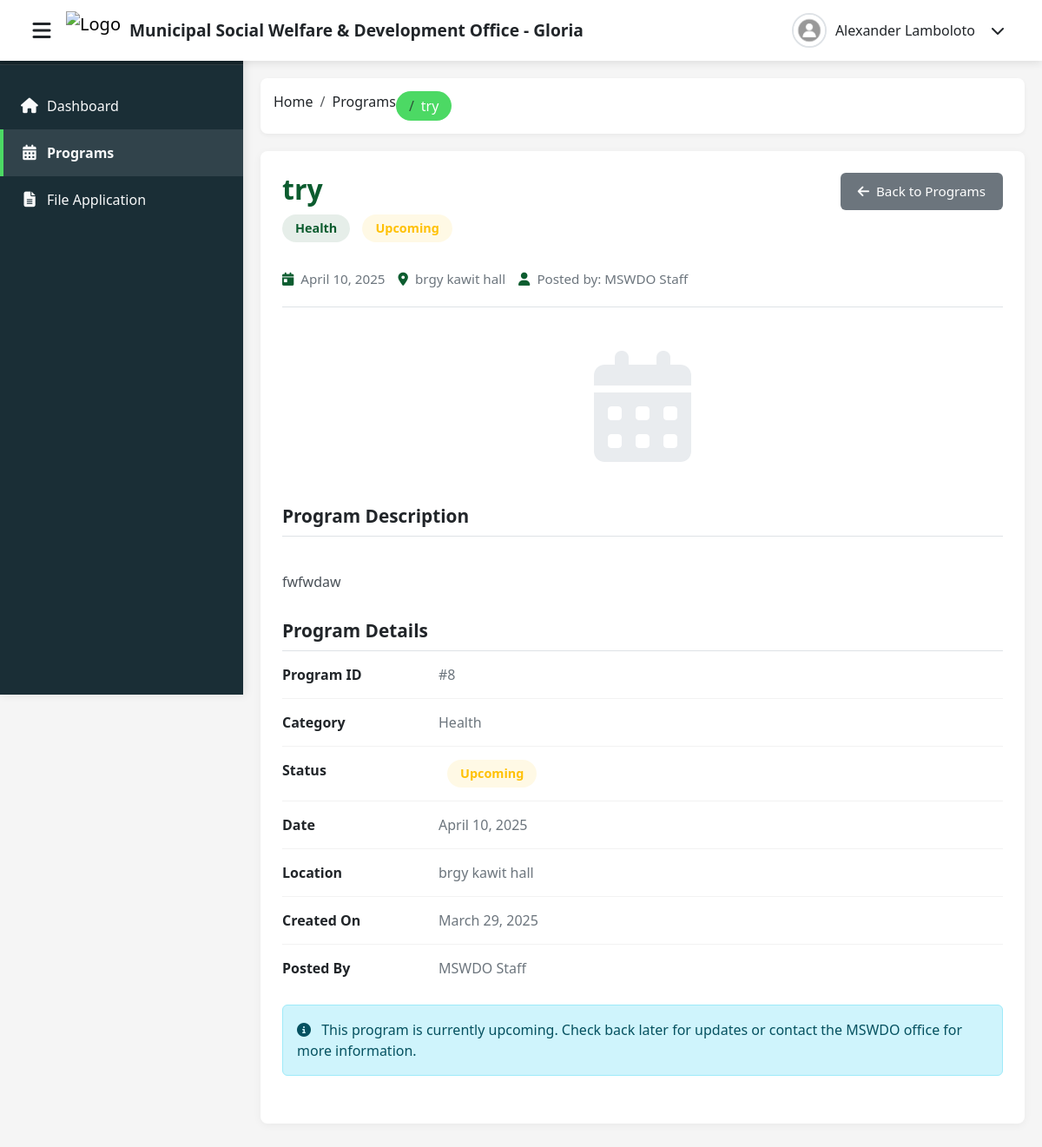
The app's page /view_program.php?id=8 (signed in) with its own data.
### tables this page shows
CREATE TABLE `user_form` (
  `id` int(255) NOT NULL,
  `name` varchar(255) NOT NULL,
  `email` varchar(255) NOT NULL,
  `password` varchar(255) NOT NULL,
  `user_type` varchar(255) NOT NULL DEFAULT 'user'
);

CREATE TABLE `programs` (
  `id` int(11) NOT NULL,
  `title` varchar(255) NOT NULL,
  `description` text NOT NULL,
  `category` varchar(100) NOT NULL,
  `date` date NOT NULL,
  `time` varchar(100) NOT NULL,
  `location` varchar(255) NOT NULL,
  `image` varchar(255) DEFAULT NULL,
  `status` varchar(50) NOT NULL DEFAULT 'upcoming',
  `created_by` int(11) NOT NULL,
  `created_at` timestamp NOT NULL DEFAULT current_timestamp(),
  `updated_at` timestamp NOT NULL DEFAULT current_timestamp() ON UPDATE current_timestamp()
);

### view_program.php (the view, shortened to what this page needs)
<?php
@include 'config.php';
$user_id = $_SESSION['user_id'];
$user_name = isset($_SESSION['user_name']) ? $_SESSION['user_name'] : "Unknown User";
try {
    $sql = "SELECT name FROM user_form WHERE id = ?";
    $stmt = $conn->prepare($sql);
    $stmt->bind_param("i", $user_id);
    $stmt->execute();
    $result = $stmt->get_result();
    if ($row = $result->fetch_assoc()) {
        $user_name = $row['name'];
    }
} catch (Exception $e) {
}
$program_id = $_GET['id'];
$program = null;
try {
    $sql = "SELECT * FROM programs WHERE id = ?";
    $stmt = $conn->prepare($sql);
    $stmt->bind_param("i", $program_id);
    $stmt->execute();
    $result = $stmt->get_result();
    if ($result->num_rows > 0) {
        $program = $result->fetch_assoc();
    } else {
        header('location:programs.php');
        exit();
    }
} catch (Exception $e) {
    header('location:programs.php');
    exit();
}
$formatted_date = date('F d, Y', strtotime($program['date']));
$created_at = date('F d, Y', strtotime($program['created_at']));
?>
<!DOCTYPE html>
<html lang="en">
<head>
    <link href="https://cdn.jsdelivr.net/npm/bootstrap@5.3.2/dist/css/bootstrap.min.css" rel="stylesheet">
    <link rel="stylesheet" href="https://cdnjs.cloudflare.com/ajax/libs/font-awesome/6.4.2/css/all.min.css">
</head>
<body>
    <div class="sidebar" id="sidebar">
        <div class="sidebar-title">
        </div>
        <ul class="sidebar-menu">
            <li><a href="user_page.php"><i class="fas fa-home"></i> Dashboard</a></li>
            <li class="active"><a href="programs.php"><i class="fas fa-calendar-alt"></i> Programs</a></li>
            <li><a href="file_application.php"><i class="fas fa-file-alt"></i> File Application</a></li>
        </ul>
    </div>
    <nav class="navbar navbar-expand-lg fixed-top">
        <div class="container-fluid">
            <button id="menu-toggle" class="menu-toggle me-2">
                <i class="fas fa-bars"></i>
            </button>
            <div class="navbar-brand">
                <img src="/useradmin/img/mswdologo.png" alt="Logo">
                <h1>Municipal Social Welfare & Development Office - Gloria</h1>
            </div>
            <div class="ms-auto d-flex align-items-center">
                <div class="dropdown">
                    <div class="user-profile" id="user-profile" data-bs-toggle="dropdown" aria-expanded="false">
                        <img src="/useradmin/img/prof.jpg" alt="User">
                        <span><?php echo htmlspecialchars($user_name, ENT_QUOTES, 'UTF-8'); ?></span>
                        <i class="fas fa-chevron-down ms-2"></i>
                    </div>
                </div>
            </div>
        </div>
    </nav>
    <div class="content-wrapper" id="content-wrapper">
        <nav aria-label="breadcrumb">
            <ol class="breadcrumb">
                <li class="breadcrumb-item"><a href="user_page.php">Home</a></li>
                <li class="breadcrumb-item"><a href="programs.php">Programs</a></li>
                <li class="breadcrumb-item active"><?php echo htmlspecialchars($program['title']); ?></li>
            </ol>
        </nav>
        <div class="content">
            <div class="program-header">
                <div class="program-title-section">
                    <h1 class="program-title"><?php echo htmlspecialchars($program['title']); ?></h1>
                    <div>
                        <span class="program-category"><?php echo htmlspecialchars($program['category']); ?></span>
                        <span class="program-status status-<?php echo strtolower($program['status']); ?>">
                            <?php echo ucfirst($program['status']); ?>
                        </span>
                    </div>
                    <div class="program-meta mt-3">
                        <div class="program-meta-item">
                            <i class="fas fa-calendar-day"></i>
                            <span><?php echo $formatted_date; ?></span>
                        </div>
                        <div class="program-meta-item">
                            <i class="fas fa-map-marker-alt"></i>
                            <span><?php echo htmlspecialchars($program['location']); ?></span>
                        </div>
                        <div class="program-meta-item">
                            <i class="fas fa-user"></i>
                            <span>Posted by: MSWDO Staff</span>
                        </div>
                    </div>
                </div>
                <div class="program-actions">
                    <a href="programs.php" class="btn-back">
                        <i class="fas fa-arrow-left"></i> Back to Programs
                    </a>
                </div>
            </div>
            <div class="program-image-container">
                <i class="fas fa-calendar-alt program-icon"></i>
            </div>
            <div class="program-content-section">
                <h2 class="section-title">Program Description</h2>
                <div class="program-description">
                    <?php echo nl2br(htmlspecialchars($program['description'])); ?>
                </div>
            </div>
            <div class="program-content-section">
                <h2 class="section-title">Program Details</h2>
                <ul class="program-details-list">
                    <li class="program-details-item">
                        <div class="program-details-label">Program ID</div>
                        <div class="program-details-value">#<?php echo $program['id']; ?></div>
                    </li>
                    <li class="program-details-item">
                        <div class="program-details-label">Category</div>
                        <div class="program-details-value"><?php echo htmlspecialchars($program['category']); ?></div>
                    </li>
                    <li class="program-details-item">
                        <div class="program-details-label">Status</div>
                        <div class="program-details-value">
                            <span class="program-status status-<?php echo strtolower($program['status']); ?>">
                                <?php echo ucfirst($program['status']); ?>
                            </span>
                        </div>
                    </li>
                    <li class="program-details-item">
                        <div class="program-details-label">Date</div>
                        <div class="program-details-value"><?php echo $formatted_date; ?></div>
                    </li>
                    <li class="program-details-item">
                        <div class="program-details-label">Location</div>
                        <div class="program-details-value"><?php echo htmlspecialchars($program['location']); ?></div>
                    </li>
                    <li class="program-details-item">
                        <div class="program-details-label">Created On</div>
                        <div class="program-details-value"><?php echo $created_at; ?></div>
                    </li>
                    <li class="program-details-item">
                        <div class="program-details-label">Posted By</div>
                        <div class="program-details-value">MSWDO Staff</div>
                    </li>
                </ul>
            </div>
            <?php if ($program['status'] == 'upcoming' || $program['status'] == 'ongoing'): ?>
            <div class="program-content-section">
                <div class="alert alert-info" role="alert">
                    <i class="fas fa-info-circle me-2"></i>
                    This program is currently <?php echo strtolower($program['status']); ?>. Check back later for updates or contact the MSWDO office for more information.
                </div>
            </div>
            <?php endif; ?>
        </div>
    </div>
</body>
</html>

### records on screen
user_form: name "Alexander Lamboloto"
programs: title "try", category "Health", status "Upcoming", date "April 10, 2025", location "brgy kawit hall", description "fwfwdaw", id "8", created_at "March 29, 2025", status "upcoming"
